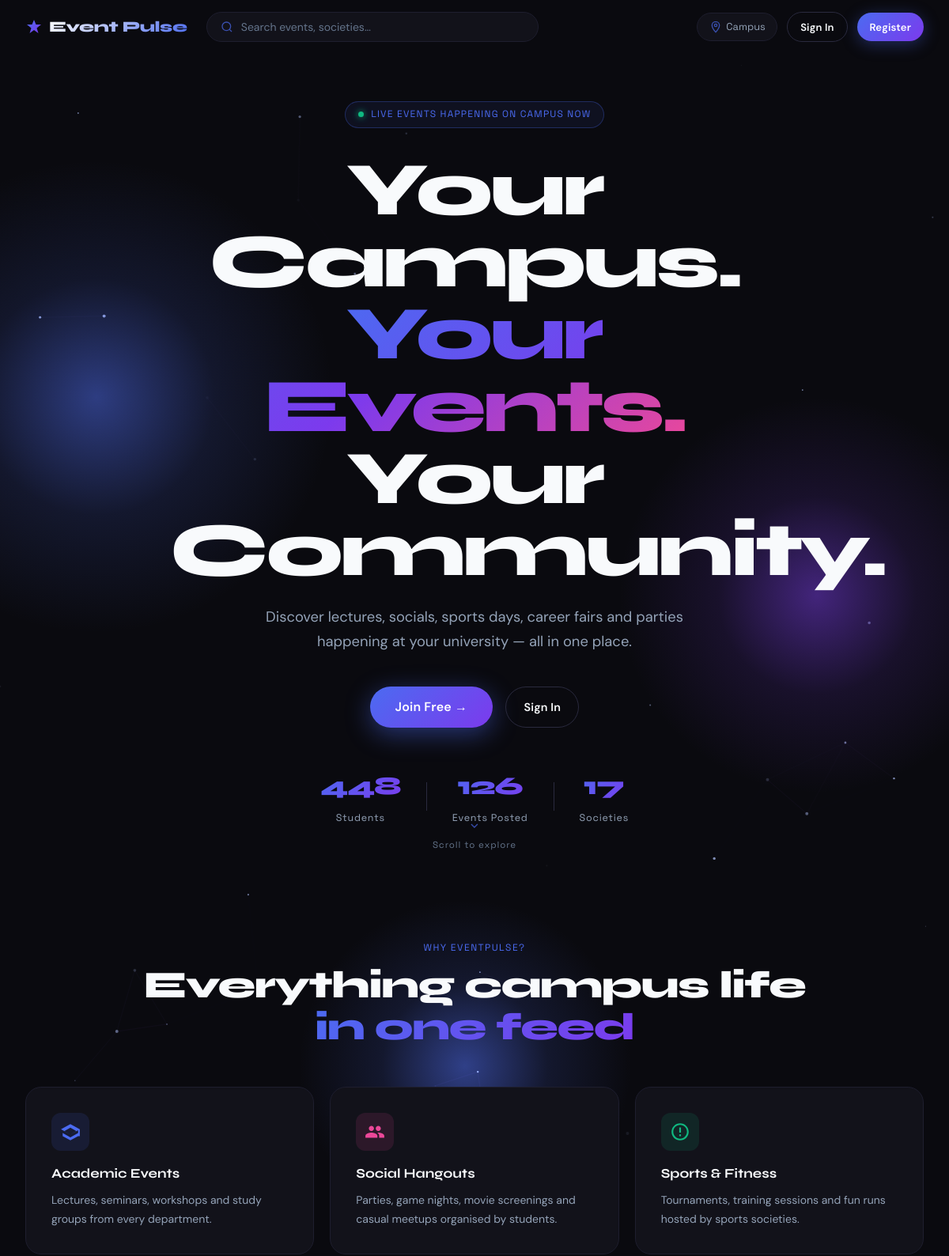
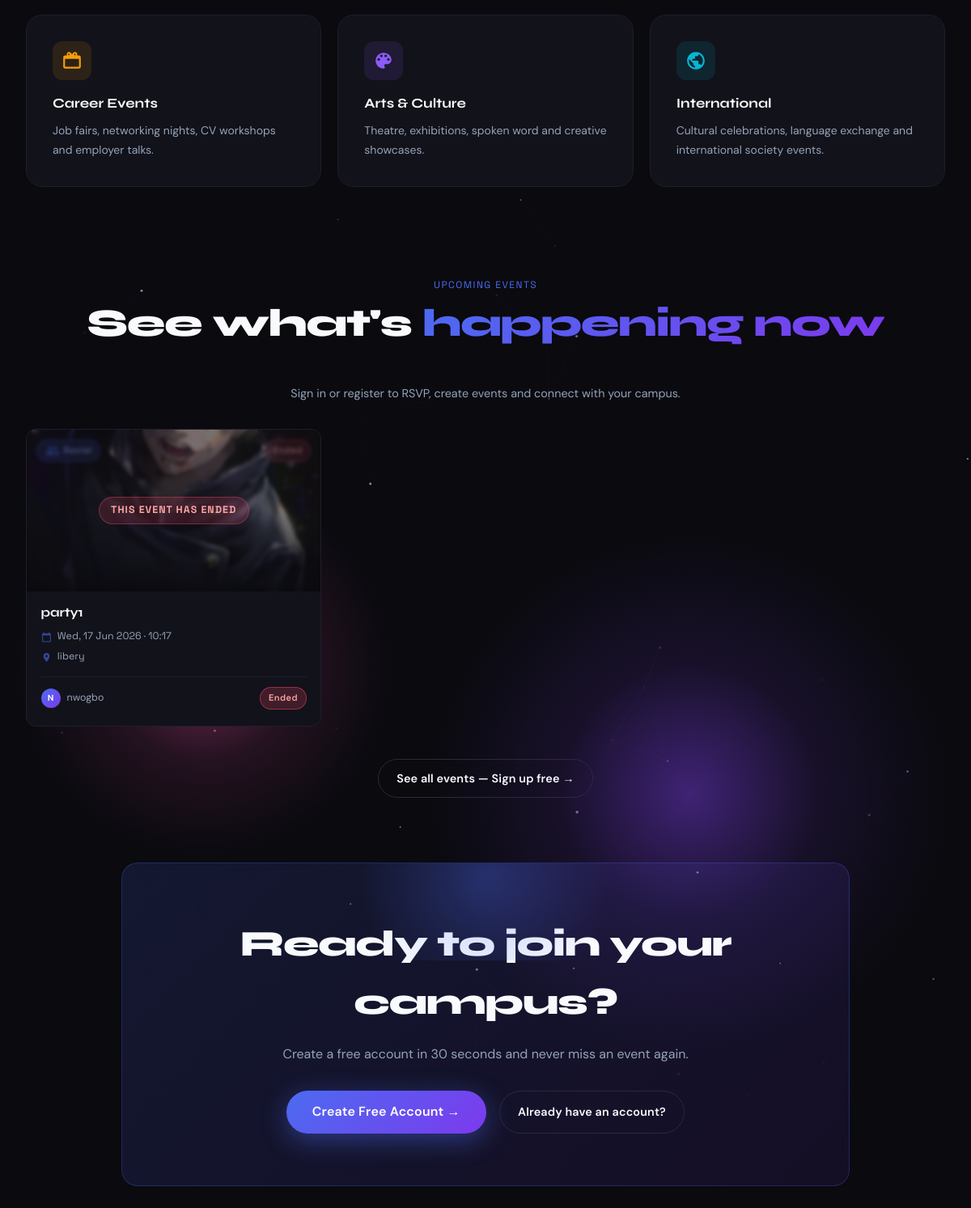
The page / on the database its author committed (2 pictures, top to bottom).
### events/models.py (models this page shows, shortened)
class Event(models.Model):
    class Status(models.TextChoices):
        DRAFT     = "draft",     "Draft"
        PUBLISHED = "published", "Published"
        CANCELLED = "cancelled", "Cancelled"
        COMPLETED = "completed", "Completed"
    class PriceType(models.TextChoices):
        FREE = "free", "Free"
        PAID = "paid", "Paid"
    title       = models.CharField(max_length=200)
    slug        = models.SlugField(max_length=220, unique=True, blank=True)
    description = models.TextField()
    cover_image = models.ImageField(upload_to="events/covers/", blank=True, null=True)
    organiser = models.ForeignKey(
        settings.AUTH_USER_MODEL,
        on_delete=models.CASCADE,
        related_name="organised_events",
    )
    category = models.ForeignKey(
        Category,
        on_delete=models.SET_NULL,
        null=True,
        blank=True,
        related_name="events",
    )
    location_name    = models.CharField(max_length=200)
    location_address = models.TextField(blank=True)
    location_lat     = models.DecimalField(max_digits=9, decimal_places=6, blank=True, null=True)
    location_lng     = models.DecimalField(max_digits=9, decimal_places=6, blank=True, null=True)
    area             = models.CharField(max_length=100, blank=True, help_text="Neighbourhood or city for filtering")
    start_datetime = models.DateTimeField()
    end_datetime   = models.DateTimeField(blank=True, null=True)
    capacity     = models.PositiveIntegerField(blank=True, null=True, help_text="Leave blank for unlimited")
    price_type   = models.CharField(max_length=10, choices=PriceType.choices, default=PriceType.FREE)
    ticket_price = models.DecimalField(max_digits=10, decimal_places=2, default=0.00)
    is_premium_only = models.BooleanField(default=False, help_text="Only premium users can join")
    is_featured     = models.BooleanField(default=False, help_text="Pin to top of feed")
    status          = models.CharField(max_length=20, choices=Status.choices, default=Status.DRAFT)
    checkin_token = models.UUIDField(
        default=uuid.uuid4,
        editable=False,
        unique=True,
        help_text="Embedded in QR code for check-in",
    )
    qr_code = models.ImageField(
        upload_to="qrcodes/",
        blank=True,
        null=True,
        help_text="Auto-generated on publish",
    )
    created_at = models.DateTimeField(auto_now_add=True)
    updated_at = models.DateTimeField(auto_now=True)
    class Meta:
        verbose_name        = "Event"
        verbose_name_plural = "Events"
        ordering            = ["-is_featured", "-created_at"]
        indexes = [
            models.Index(fields=["status", "start_datetime"]),
            models.Index(fields=["organiser"]),
            models.Index(fields=["category"]),
            models.Index(fields=["area"]),
        ]
    @property
    def is_past(self):
        if self.end_datetime:
            return self.end_datetime < timezone.now()
        return self.start_datetime < timezone.now()

class Category(models.Model):
    name        = models.CharField(max_length=60, unique=True)
    slug        = models.SlugField(max_length=60, unique=True, blank=True)
    icon        = models.CharField(max_length=10, blank=True, help_text="Emoji e.g. 🎵")
    description = models.TextField(blank=True)
    colour      = models.CharField(max_length=7, default="#4B6BF1", help_text="Hex colour for UI badges")
    created_at  = models.DateTimeField(auto_now_add=True)
    class Meta:
        verbose_name        = "Category"
        verbose_name_plural = "Categories"
        ordering            = ["name"]

### accounts/models.py (models this page shows, shortened)
class User(AbstractUser):
    class Role(models.TextChoices):
        STUDENT = 'student', 'Student'
        SOCIETY = 'society', 'Society / Club'
        STAFF   = 'staff',   'Staff'
        ADMIN   = 'admin',   'Admin'
    class Plan(models.TextChoices):
        FREE    = 'free',    'Free'
        PREMIUM = 'premium', 'Premium'
    class YearOfStudy(models.TextChoices):
        YEAR_1 = '1',  'Year 1 — Fresher'
        YEAR_2 = '2',  'Year 2'
        YEAR_3 = '3',  'Year 3'
        YEAR_4 = '4',  'Year 4'
        YEAR_5 = '5',  'Year 5'
        PG     = 'pg', 'Postgraduate'
        PHD    = 'phd','PhD'
    email           = models.EmailField(unique=True)
    profile_picture = models.ImageField(upload_to='profiles/', blank=True, null=True)
    bio             = models.TextField(blank=True)
    phone_number    = models.CharField(max_length=20, blank=True)
    university      = models.CharField(max_length=200, blank=True)
    department      = models.CharField(max_length=200, blank=True)
    student_id      = models.CharField(max_length=50,  blank=True)
    year_of_study   = models.CharField(
        max_length=5,
        choices=YearOfStudy.choices,
        blank=True,
    )
    role = models.CharField(
        max_length=20,
        choices=Role.choices,
        default=Role.STUDENT,
    )
    plan = models.CharField(
        max_length=20,
        choices=Plan.choices,
        default=Plan.FREE,
    )
    plan_expiry = models.DateTimeField(blank=True, null=True)
    updated_at = models.DateTimeField(auto_now=True)
    USERNAME_FIELD  = 'email'
    REQUIRED_FIELDS = ['username']
    class Meta:
        verbose_name        = 'User'
        verbose_name_plural = 'Users'
        ordering            = ['-date_joined']

### events/views.py (the view)
# urls.py: path('',                                views.landing_view,      name='landing'),
def landing_view(request):
    if request.user.is_authenticated:
        return redirect('events:home')
    events = Event.objects.filter(
        status=Event.Status.PUBLISHED
    ).select_related('organiser', 'category').order_by('-is_featured', '-created_at')[:6]
    return render(request, 'events/landing.html', {'events': events})

### templates/events/landing.html (shortened to what this page needs)
{% extends 'base.html' %}
{% load static %}
{% block content %}
<section class="land-hero" id="landHero">
  <div class="land-floaters" id="landFloaters"></div>
  <div class="land-hero__content">
    <div class="land-hero__badge">
      <span class="land-hero__badge-dot"></span>
      Live events happening on campus now
    </div>
    <h1 class="land-hero__title">
      Your Campus.<br>
      <span class="land-grad">Your Events.</span><br>
      Your Community.
    </h1>
    <p class="land-hero__sub">
      Discover lectures, socials, sports days, career fairs and parties
      happening at your university — all in one place.
    </p>
    <div class="land-hero__ctas">
      <a href="{% url 'accounts:register' %}" class="ep-btn ep-btn--primary land-cta-btn">Join Free →</a>
      <a href="{% url 'accounts:login' %}" class="ep-btn ep-btn--outline">Sign In</a>
    </div>
    <div class="land-hero__stats">
      <div class="land-stat">
        <span class="land-stat__num" data-target="1200">0</span>
        <span class="land-stat__label">Students</span>
      </div>
      <div class="land-stat">
        <span class="land-stat__num" data-target="340">0</span>
        <span class="land-stat__label">Events Posted</span>
      </div>
      <div class="land-stat">
        <span class="land-stat__num" data-target="48">0</span>
        <span class="land-stat__label">Societies</span>
      </div>
    </div>
  </div>
  <div class="land-hero__scroll">
    <span class="ep-icon ep-icon--chevron-down"></span>
    Scroll to explore
  </div>
</section>
<section class="land-features">
  <div class="land-features__inner">
    <p class="land-section-label">Why EventPulse?</p>
    <h2 class="land-section-title">Everything campus life<br><span>in one feed</span></h2>
    <div class="land-features-grid">
      <div class="land-feat-card" style="--accent:#4B6BF1">
        <div class="ep-feat-icon-box ep-feat-icon-box--academic"></div>
        <h3 class="land-feat-title">Academic Events</h3>
        <p class="land-feat-desc">Lectures, seminars, workshops and study groups from every department.</p>
      </div>
      <div class="land-feat-card" style="--accent:#EC4899">
        <div class="ep-feat-icon-box ep-feat-icon-box--social"></div>
        <h3 class="land-feat-title">Social Hangouts</h3>
        <p class="land-feat-desc">Parties, game nights, movie screenings and casual meetups organised by students.</p>
      </div>
      <div class="land-feat-card" style="--accent:#10B981">
        <div class="ep-feat-icon-box ep-feat-icon-box--sports"></div>
        <h3 class="land-feat-title">Sports & Fitness</h3>
        <p class="land-feat-desc">Tournaments, training sessions and fun runs hosted by sports societies.</p>
      </div>
      <div class="land-feat-card" style="--accent:#F59E0B">
        <div class="ep-feat-icon-box ep-feat-icon-box--career"></div>
        <h3 class="land-feat-title">Career Events</h3>
        <p class="land-feat-desc">Job fairs, networking nights, CV workshops and employer talks.</p>
      </div>
      <div class="land-feat-card" style="--accent:#8B5CF6">
        <div class="ep-feat-icon-box ep-feat-icon-box--arts"></div>
        <h3 class="land-feat-title">Arts & Culture</h3>
        <p class="land-feat-desc">Theatre, exhibitions, spoken word and creative showcases.</p>
      </div>
      <div class="land-feat-card" style="--accent:#06B6D4">
        <div class="ep-feat-icon-box ep-feat-icon-box--international"></div>
        <h3 class="land-feat-title">International</h3>
        <p class="land-feat-desc">Cultural celebrations, language exchange and international society events.</p>
      </div>
    </div>
  </div>
</section>
<section class="land-preview">
  <div class="land-preview__inner">
    <p class="land-section-label">Upcoming Events</p>
    <h2 class="land-section-title">See what's <span>happening now</span></h2>
    <p class="land-preview__note">Sign in or register to RSVP, create events and connect with your campus.</p>
    <div class="ep-grid land-preview__grid">
      {% for event in events %}
      <article class="ep-card land-preview__card" data-cat="{{ event.category.slug|default:'all' }}">
        <div class="ep-card__img">
          {% if event.cover_image %}
            <img src="{{ event.cover_image.url }}" alt="{{ event.title }}" loading="lazy">
          {% else %}
            <div class="ep-card__placeholder">
              <span class="ep-cat-icon ep-cat-icon--{{ event.category.slug|default:'academic' }}" style="width:48px;height:48px;"></span>
            </div>
          {% endif %}
          <div class="ep-card__img-overlay"></div>
          <div class="ep-card__badges">
            <span class="ep-badge ep-badge--cat">
              <span class="ep-cat-icon ep-cat-icon--{{ event.category.slug|default:'academic' }}"></span>
              {% if event.category %}{{ event.category.name }}{% else %}Event{% endif %}
            </span>
            <div class="ep-card__badges-right">
              {% if event.is_past %}
                <span class="ep-badge ep-badge--ended">Ended</span>
              {% else %}
                {% if event.is_featured %}<span class="ep-badge ep-badge--feat">Featured</span>{% endif %}
              {% endif %}
            </div>
          </div>
          {% if event.is_past %}
            <div class="ep-card__ended-overlay">
              <span class="ep-card__ended-label">This event has ended</span>
            </div>
          {% endif %}
        </div>
        <div class="ep-card__body">
          <h3 class="ep-card__title">{{ event.title }}</h3>
          <div class="ep-card__meta">
            <div class="ep-card__meta-row">
              <span class="ep-meta-icon ep-meta-icon--calendar"></span>
              {{ event.start_datetime|date:"D, d M Y · H:i" }}
            </div>
            <div class="ep-card__meta-row">
              <span class="ep-meta-icon ep-meta-icon--pin"></span>
              {{ event.location_name }}
            </div>
          </div>
          <div class="ep-card__footer">
            <div class="ep-card__organiser">
              <div class="ep-card__organiser-av">{{ event.organiser.username|first|upper }}</div>
              <span>{{ event.organiser.username }}</span>
            </div>
            {% if event.is_past %}<span class="ep-badge ep-badge--ended">Ended</span>
            {% elif event.is_free %}<span class="ep-badge ep-badge--free">Free</span>
            {% else %}<span class="ep-badge ep-badge--paid">₦{{ event.ticket_price }}</span>{% endif %}
          </div>
        </div>
      </article>
      {% endfor %}
    </div>
    {% if events %}
    <div style="text-align:center;margin-top:2.5rem;">
      <a href="{% url 'accounts:register' %}" class="ep-btn ep-btn--outline" style="font-size:.9rem;">
        See all events — Sign up free →
      </a>
    </div>
    {% endif %}
  </div>
</section>
<section class="land-cta-banner">
  <div class="land-cta-banner__inner">
    <div class="land-cta-banner__glow"></div>
    <h2 class="land-cta-banner__title">Ready to join your campus?</h2>
    <p class="land-cta-banner__sub">Create a free account in 30 seconds and never miss an event again.</p>
    <div class="land-cta-banner__btns">
      <a href="{% url 'accounts:register' %}" class="ep-btn ep-btn--primary land-cta-btn">Create Free Account →</a>
      <a href="{% url 'accounts:login' %}" class="ep-btn ep-btn--outline">Already have an account?</a>
    </div>
  </div>
</section>
{% endblock %}

### rows shown on the page
Event: cover_image (picture), category.name "Social", shows "Ended", title "party1", start_datetime "Wed, 17 Jun 2026 · 10:17", location_name "libery", organiser.username|first "N", organiser.username "nwogbo"
